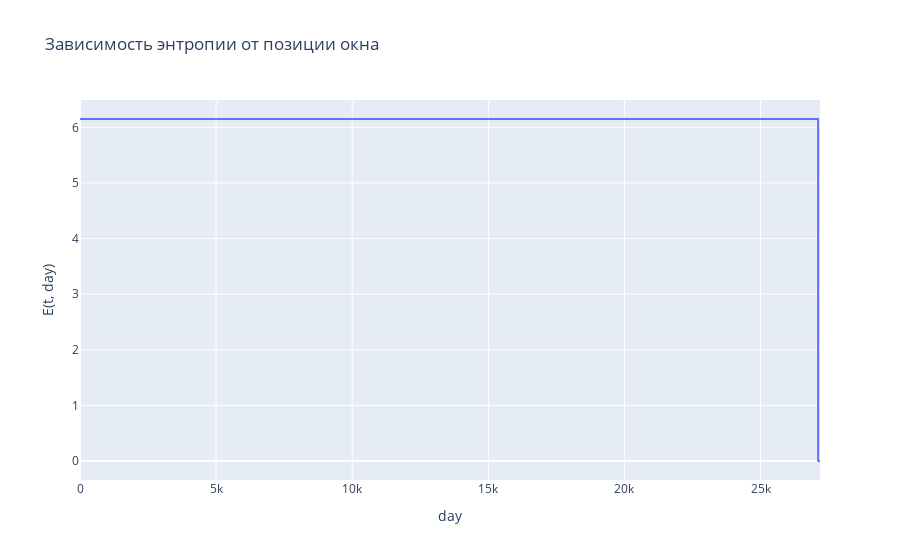

Here is the notebook cell this chart was saved with:
### Code cell
draw_by_t(29, entropys)

### Figure 1 — Plotly figure (JSON) as saved in the notebook; plotly's stock layout.template omitted (floating-point values rounded to 4 significant figures; data arrays with more than 128 entries replaced by an {"elided": "..."} marker saying what was removed)
{"data": [{"hovertemplate": "day=%{x}<br>E(t, day)=%{y}<extra></extra>", "legendgroup": "", "line": {"color": "#636efa", "dash": "solid"}, "mode": "lines", "name": "", "showlegend": false, "type": "scattergl", "x": {"elided": "27187 int values"}, "xaxis": "x", "y": {"elided": "27187 float values"}, "yaxis": "y"}], "layout": {"legend": {"tracegroupgap": 0}, "title": {"text": "Зависимость энтропии от позиции окна"}, "xaxis": {"anchor": "y", "domain": [0, 1], "title": {"text": "day"}}, "yaxis": {"anchor": "x", "domain": [0, 1], "title": {"text": "E(t, day)"}}}}
